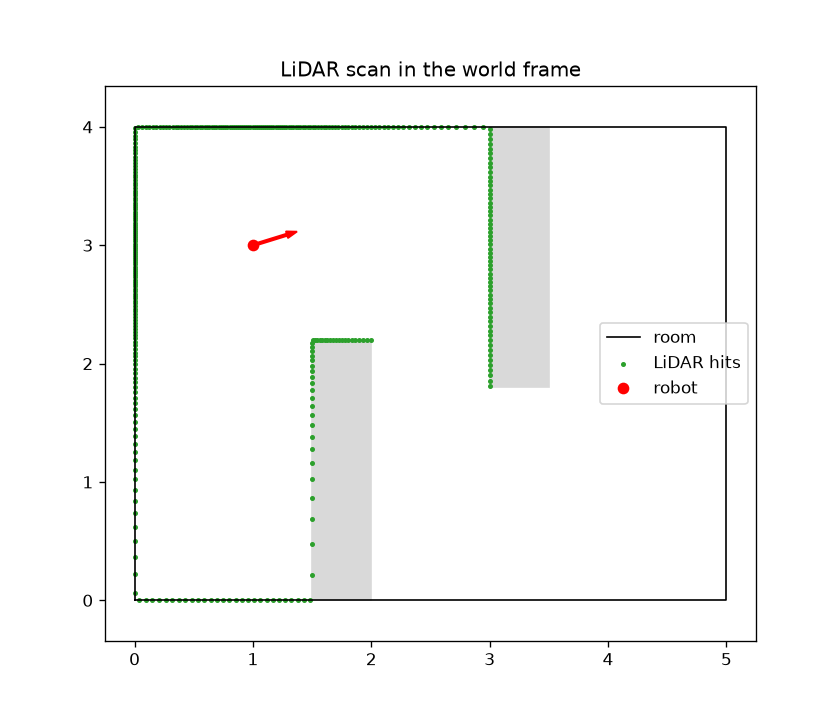

The script that saved this image:
#takes scan of room and tests if lidar actually works
from pathlib import Path

import matplotlib.pyplot as plt
import mujoco
import numpy as np

from lidar import Lidar

SCENE = Path(__file__).resolve().parents[1] / "part_d" / "examples" / "turtlebot3_waffle_pi" / "scene.xml"

model = mujoco.MjModel.from_xml_path(str(SCENE))
data = mujoco.MjData(model)
lidar = Lidar(model)

# Place the robot (x, y, heading). The free joint's qpos is [x, y, z, qw, qx, qy, qz].
pose = np.array([1.0, 3.0, 0.3])
data.qpos[0:3] = [pose[0], pose[1], 0.0]
data.qpos[3:7] = [np.cos(pose[2] / 2), 0, 0, np.sin(pose[2] / 2)]
mujoco.mj_forward(model, data)          # update positions without simulating

ranges = lidar.scan(data)
pts = lidar.to_world(ranges, pose)      # here pose is known exactly; in the real loop use the EKF estimate
print(f"{np.isfinite(ranges).sum()} / {len(ranges)} beams hit something")

plt.figure(figsize=(7, 6))
plt.plot([0, 5, 5, 0, 0], [0, 0, 4, 4, 0], "k-", lw=1, label="room")
for x0, y0, x1, y1 in [(1.5, 0.0, 2.0, 2.2), (3.0, 1.8, 3.5, 4.0)]:
    plt.fill([x0, x1, x1, x0], [y0, y0, y1, y1], color="0.85")
plt.scatter(pts[:, 0], pts[:, 1], s=4, c="C2", label="LiDAR hits")
plt.plot(pose[0], pose[1], "ro", label="robot")
plt.arrow(pose[0], pose[1], 0.3 * np.cos(pose[2]), 0.3 * np.sin(pose[2]), color="r", width=0.02)
plt.axis("equal"); plt.legend(); plt.title("LiDAR scan in the world frame")
plt.savefig(Path(__file__).with_name("test_lidar.png"), dpi=120)
plt.show()
